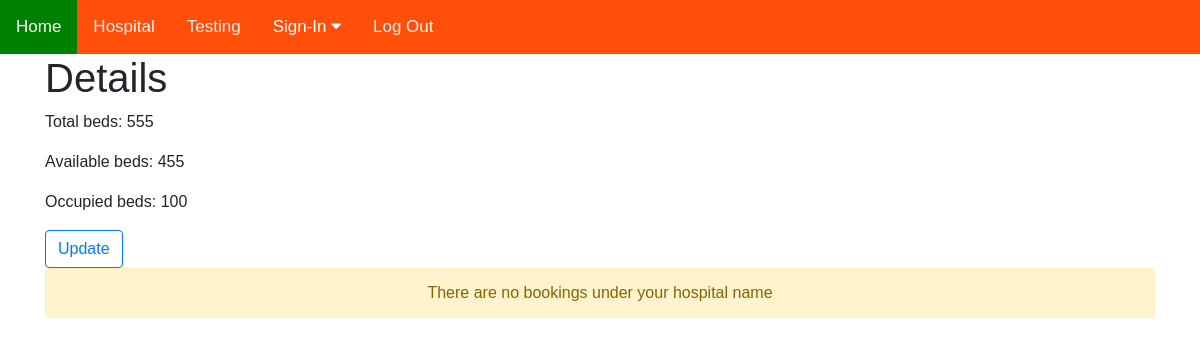
Page / (signed in) on the earlier database version.
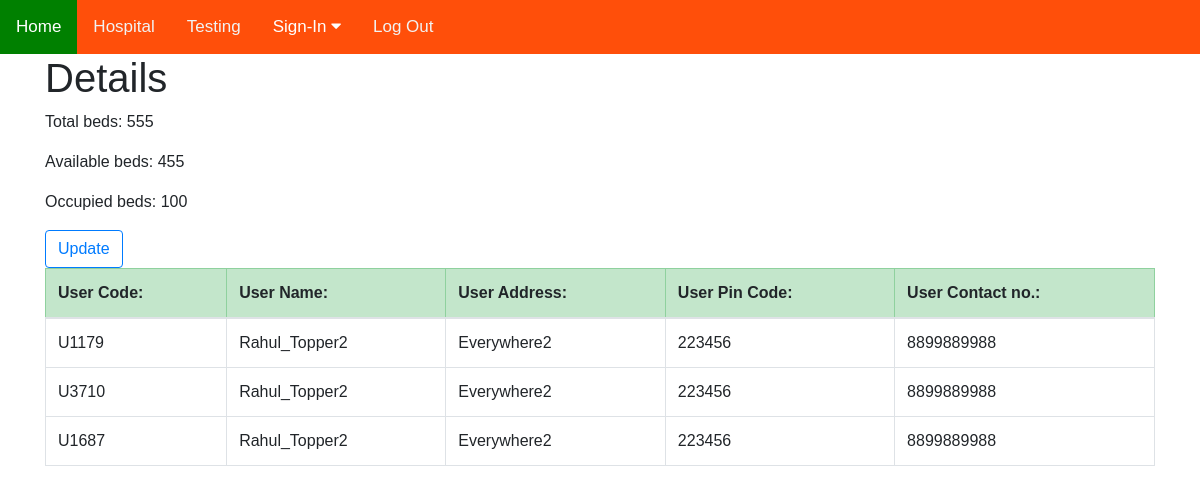
Same page on the later database version.
### accounts/models.py (models this page shows)
class Hospitalprofile(models.Model):
    slug = models.SlugField(unique=True,null=True)
    hospital = models.OneToOneField(User,on_delete=models.CASCADE)
    name = models.CharField(max_length=40)
    address = models.CharField(max_length=1000)
    pin_code = models.CharField(max_length=6,validators=[MinLengthValidator(6)])
    contact_no = models.CharField(max_length=10,validators=[MinLengthValidator(10)])
    total_beds = models.PositiveSmallIntegerField()
    occupied_beds = models.PositiveSmallIntegerField()
    available_beds = models.PositiveSmallIntegerField()

class Booking(models.Model):
    naiveuser_id = models.CharField(max_length=10)
    name = models.CharField(max_length=40)
    address = models.CharField(max_length=1000)
    pin_code = models.CharField(max_length=6,validators=[MinLengthValidator(6)])
    contact_no = models.CharField(max_length=10,validators=[MinLengthValidator(10)])
    booking = models.ForeignKey(User,on_delete=models.CASCADE)

### general/views.py (the view, shortened to what this page needs)
# urls.py: path('',Homepage,name='home'),
def Homepage(request):
    current_instance ="Null"
    is_hospital = "Null"
    bookings_under = "No bookings"
    if request.user.is_authenticated:
        try:
            current_instance = Hospitalprofile.objects.get(hospital=request.user)
            is_hospital="True"
        except:
            current_instance = Testingprofile.objects.get(testing=request.user)
            is_hospital="False"
        try:
            bookings_under=Booking.objects.filter(booking=request.user)
        except :
            bookings_under = "No bookings"
    hospitals = Hospitalprofile.objects.raw('SELECT * FROM accounts_hospitalprofile')
    testing = Testingprofile.objects.all()
    filteredhospitals = []
    filteredtesting = []
    if bookings_under != "No bookings":
        if bookings_under.count() is 0:
            bookings_under = "No bookings"
    return render(request,'index.html',{'hospitals':hospitals,
                                         'testing':testing,
                                         'filteredhospitals':filteredhospitals,
                                         'filteredtesting':filteredtesting,
                                         'is_hospital':is_hospital,
                                         'bookings_under':bookings_under,
                                         'current_instance':current_instance})

### templates/index.html (shortened to what this page needs)
{% extends "base.html"%}
  {% block content %}
  <div class="container">
  {% if is_hospital == "True" %}
  <h1>Details</h1>
  <p>Total beds: {{ current_instance.total_beds }}</p>
  <p>Available beds: {{ current_instance.available_beds }}</p>
  <p>Occupied beds: {{ current_instance.occupied_beds }}</p>
  <a href="{% url 'accounts:hupdate' %}">
    <button type="button" class="btn btn-outline-primary"name="button">Update</button>
  </a>
  {% if bookings_under == "No bookings" %}
  <div class="text-center">
       <div class="alert alert-warning" role="alert">
         There are no bookings under your hospital name
       </div>
  </div>
  {% else %}
  <table class="table table-bordered">
    <thead class="table-success">
      <th>User Code:</th>
      <th>User Name:</th>
      <th>User Address:</th>
      <th>User Pin Code:</th>
      <th>User Contact no.:</th>
    </thead>
    {% for bookings in bookings_under %}
    <tr>
      <td>{{ bookings.naiveuser_id }}</td>
      <td>{{ bookings.name }}</td>
      <td>{{ bookings.address }}</td>
      <td>{{ bookings.pin_code }}</td>
      <td>{{ bookings.contact_no }}</td>
    </tr>
    {% endfor %}
  </table>
  {% endif %}
{% endif %}
</div>
{% endblock %}

### templates/base.html (shortened to what this page needs)
<!DOCTYPE html>
<html>
<head>
<link rel="stylesheet" href="https://stackpath.bootstrapcdn.com/bootstrap/4.5.2/css/bootstrap.min.css">
<link rel="stylesheet" href="https://cdnjs.cloudflare.com/ajax/libs/font-awesome/4.7.0/css/font-awesome.min.css">
</head>
<body>
<div class="topnav" id="myTopnav">
  <a href="{% url 'home' %}" class="active">Home</a>
  <a href="#hospital">Hospital</a>
  <a href="#testing">Testing</a>
  <div class="dropdn">
    <button class="dropbtn">Sign-In
      <i class="fa fa-caret-down"></i>
    </button>
  </div>
  {% if user.is_authenticated %}
  <a href="{% url 'accounts:logout' %}">Log Out</a>
  {% else %}
  <a href="{% url 'accounts:login' %}">Login</a>
  <a href="javascript:void(0);" style="font-size:15px;" class="icon" onclick="myFunction()">&#9776;</a>
{% endif %}
</div>
{% block content %}
{% endblock %}
</body>
</html>

### templates/base.html (style rules this page uses)
body { margin:0;font-family:Arial }
.topnav { overflow: hidden; background-color: rgba(255, 72, 0, 0.959); }
.topnav a { float: left; display: block; color: #f2f2f2; text-align: center; padding: 14px 16px; text-decoration: none; font-size: 17px; }
.active { background-color: rgb(255, 196, 0); color: white; }
.dropdn { float: left; overflow: hidden; }
.dropdn .dropbtn { font-size: 17px; border: none; outline: none; color: white; padding: 14px 16px; background-color: inherit; font-family: inherit; margin: 0; }

Differences in the rows shown:
added Booking: naiveuser_id "U1179", name "Rahul_Topper2", address "Everywhere2", pin_code "223456", contact_no "8899889988"
added Booking: naiveuser_id "U3710", name "Rahul_Topper2", address "Everywhere2", pin_code "223456", contact_no "8899889988"
added Booking: naiveuser_id "U1687", name "Rahul_Topper2", address "Everywhere2", pin_code "223456", contact_no "8899889988"
Other differences:
text no longer shown: "There are no bookings under your hospital name"
text now shown: "User Code: User Name: User Address: User Pin Code: User Contact no.:"
